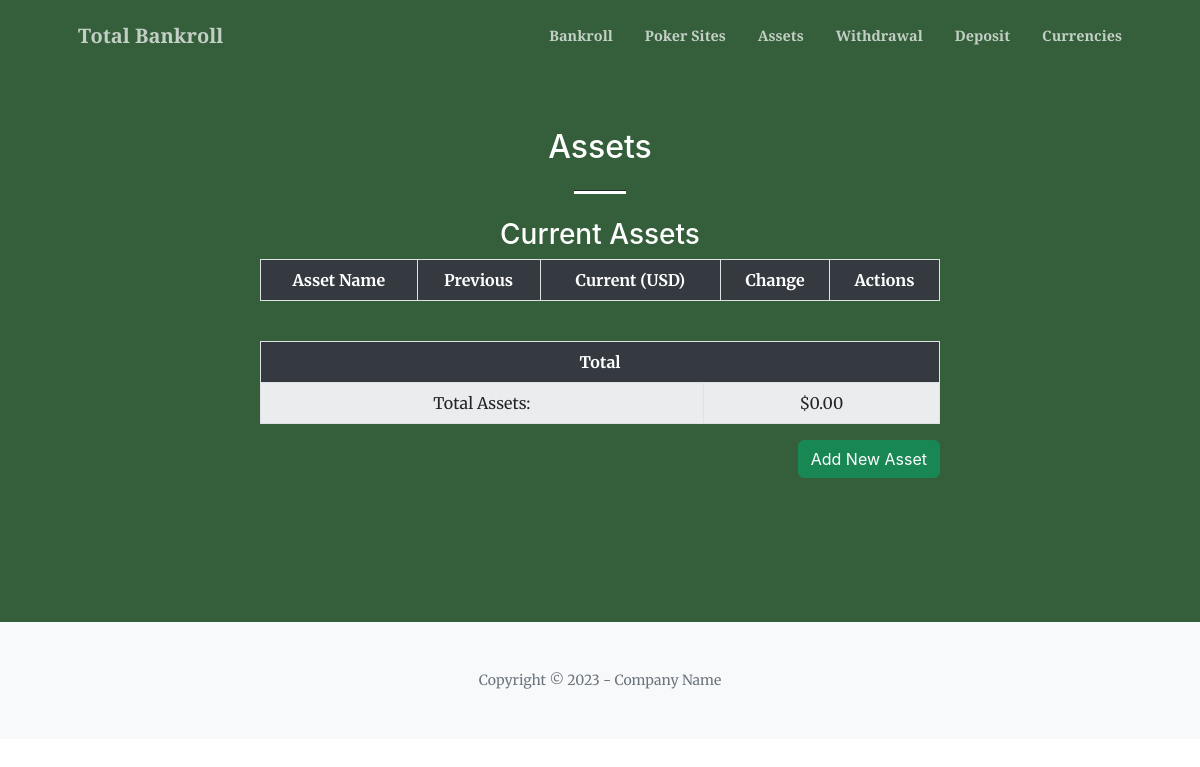
Before: /assets with the older database file.
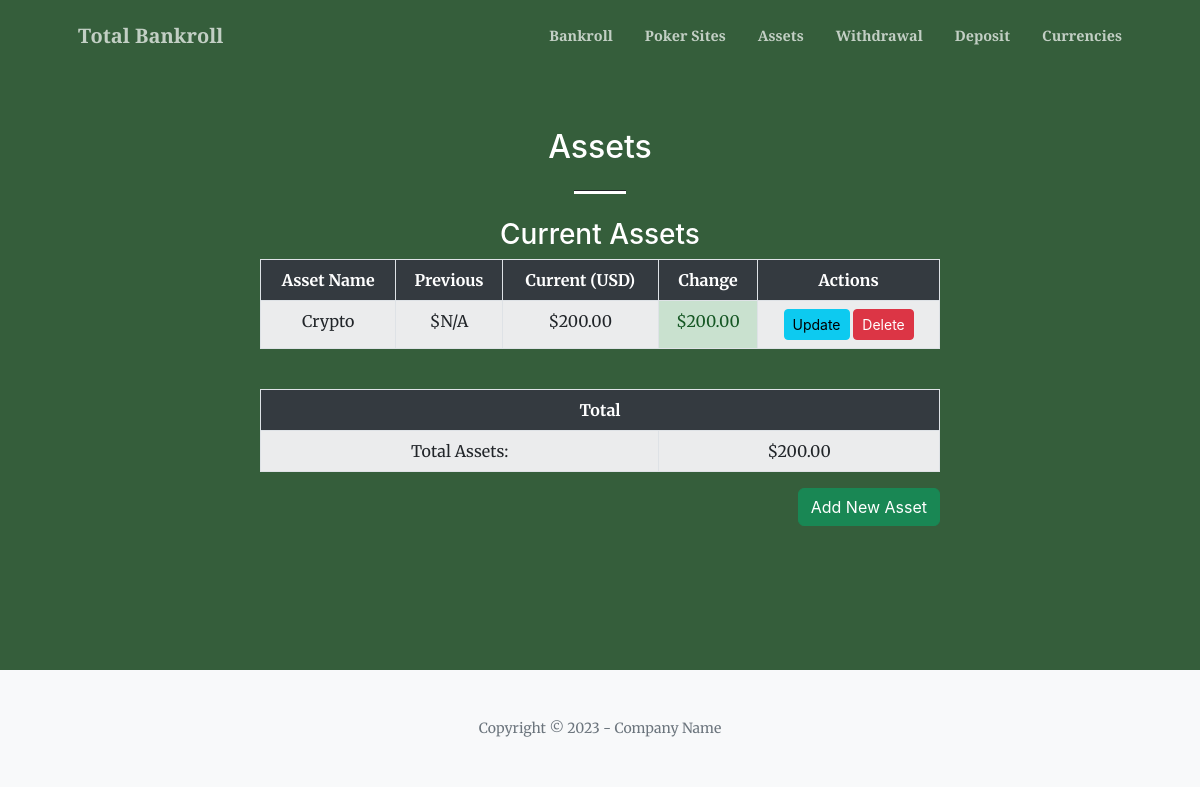
After: the same page with the newer database file.
### tables this page shows
CREATE TABLE assets (
    id INTEGER PRIMARY KEY AUTOINCREMENT,
    name TEXT NOT NULL,
    amount REAL NOT NULL,
    last_updated TEXT NOT NULL,
    currency TEXT NOT NULL DEFAULT 'Dollar'
);

### src/total_bankroll/main.py (the view)
@app.route("/assets")
def assets_page():
    db = get_db()
    assets_data = db.execute("""
        WITH RankedAssets AS (
            SELECT
                id,
                name,
                amount,
                last_updated,
                currency,
                ROW_NUMBER() OVER (PARTITION BY name ORDER BY last_updated DESC) as rn
            FROM assets
        )
        SELECT
            a1.id,
            a1.name,
            CAST(a1.amount AS REAL) AS current_amount,
            CAST(a2.amount AS REAL) AS previous_amount,
            a1.currency
        FROM RankedAssets a1
        LEFT JOIN RankedAssets a2
            ON a1.name = a2.name AND a2.rn = 2
        WHERE a1.rn = 1
        ORDER BY a1.name
    """).fetchall()
    currencies = db.execute("SELECT name FROM currency ORDER BY name").fetchall()
    return render_template("assets.html", assets=assets_data, currencies=currencies)

### src/total_bankroll/main.py (called while the page is built)
def get_db():
    conn = sqlite3.connect(DATABASE)
    conn.row_factory = sqlite3.Row
    return conn

### src/total_bankroll/templates/assets.html
{% extends "base.html" %}
{% block content %}
<section class="page-section bg-primary" id="assets">
    <div class="container px-4 px-lg-5">
        <div class="row gx-4 gx-lg-5 justify-content-center">
            <div class="col-lg-8 text-center">
                <h2 class="text-white mt-0">Assets</h2>
                <hr class="divider divider-light" />
                <h3 class="text-white mt-0">Current Assets</h3>
                <div class="col-lg-12">
                    <div class="table-responsive">
                        <table class="table table-striped table-bordered">
                            <thead class="table-header-dark">
                                <tr>
                                    <th scope="col">Asset Name</th>
                                    <th scope="col">Previous</th>
                                    <th scope="col">Current (USD)</th>
                                    <th scope="col">Change</th>
                                    <th scope="col">Actions</th>
                                </tr>
                            </thead>
                            <tbody>
                                {% for asset in assets %}
                                    <tr>
                                        <td>{{ asset.name }}</td>
                                        <td>${{ "%.2f" | format(asset.previous_amount) if asset.previous_amount is not none else "N/A" }}</td>
                                        <td>${{ "%.2f" | format(asset.current_amount) }}</td>
                                        <td class="{% if (asset.current_amount - (asset.previous_amount if asset.previous_amount is not none else 0)) > 0 %}change-positive{% elif (asset.current_amount - (asset.previous_amount if asset.previous_amount is not none else 0)) < 0 %}change-negative{% else %}change-zero{% endif %}">${{ "%.2f" | format(asset.current_amount - (asset.previous_amount if asset.previous_amount is not none else 0)) }}</td>
                                        <td>
                                            <a href="#" class="btn btn-sm btn-info update-modal-btn" data-bs-toggle="modal" data-bs-target="#generalModal" data-url="{{ url_for('update_asset', asset_id=asset.id) }}">Update</a>
                                            <a href="#" class="btn btn-sm btn-danger delete-modal-btn" data-bs-toggle="modal" data-bs-target="#generalModal" data-url="{{ url_for('confirm_delete', item_type='asset', item_id=asset.id) }}">Delete</a>
                                        </td>
                                    </tr>
                                {% endfor %}
                            </tbody>
                        </table>
                    </div>
                    <div class="table-responsive mt-4">
                        <table class="table table-striped table-bordered">
                            <thead class="table-header-dark">
                                <tr>
                                    <th scope="col" colspan="2" class="text-center">Total</th>
                                </tr>
                            </thead>
                            <tbody>
                                <tr>
                                    <td>Total Assets:</td>
                                    <td>${{ "%.2f" | format(assets | sum(attribute='current_amount')) }}</td>
                                </tr>
                            </tbody>
                        </table>
                    </div>
                    <div class="text-end mb-3">
                        <button type="button" class="btn btn-success" data-bs-toggle="modal" data-bs-target="#generalModal" data-url="{{ url_for('add_asset') }}">Add New Asset</button>
                    </div>
                </div>
            </div>
        </div>
    </div>
</section>
{% endblock %}

### src/total_bankroll/templates/base.html (shortened to what this page needs)
<!DOCTYPE html>
<html lang="en">
    <head>
        <link href="https://cdn.jsdelivr.net/npm/bootstrap-icons@1.5.0/font/bootstrap-icons.css" rel="stylesheet" />
        <link href="https://cdnjs.cloudflare.com/ajax/libs/SimpleLightbox/2.1.0/simpleLightbox.min.css" rel="stylesheet" />
        <link href="{{ url_for('static', filename='css/styles.css') }}" rel="stylesheet" />
    </head>
    <body id="page-top">
        <nav class="navbar navbar-expand-lg navbar-light fixed-top py-3" id="mainNav">
            <div class="container px-4 px-lg-5">
                <a class="navbar-brand" href="/">Total Bankroll</a>
                <div class="collapse navbar-collapse" id="navbarResponsive">
                    <ul class="navbar-nav ms-auto my-2 my-lg-0">
                        <li class="nav-item"><a class="nav-link" href="/">Bankroll</a></li>
                        <li class="nav-item"><a class="nav-link" href="/poker_sites">Poker Sites</a></li>
                        <li class="nav-item"><a class="nav-link" href="/assets">Assets</a></li>
                        <li class="nav-item"><a class="nav-link" href="/withdrawal">Withdrawal</a></li>
                        <li class="nav-item"><a class="nav-link" href="/deposit">Deposit</a></li>
                        <li class="nav-item"><a class="nav-link" href="/currencies">Currencies</a></li>
                    </ul>
                </div>
            </div>
        </nav>
        {% block content %}{% endblock %}
        <footer class="bg-light py-5">
            <div class="container px-4 px-lg-5"><div class="small text-center text-muted">Copyright &copy; 2023 - Company Name</div></div>
        </footer>
</body>
</html>

Changed rows visible on the page:
added assets: name "Crypto", previous_amount "N/A", current_amount "200.00", amount "200.00"
Other visible differences:
{{ "%.2f" | format(assets | sum(attribute='current_amount')) }}: "0.00" → "200.00"
